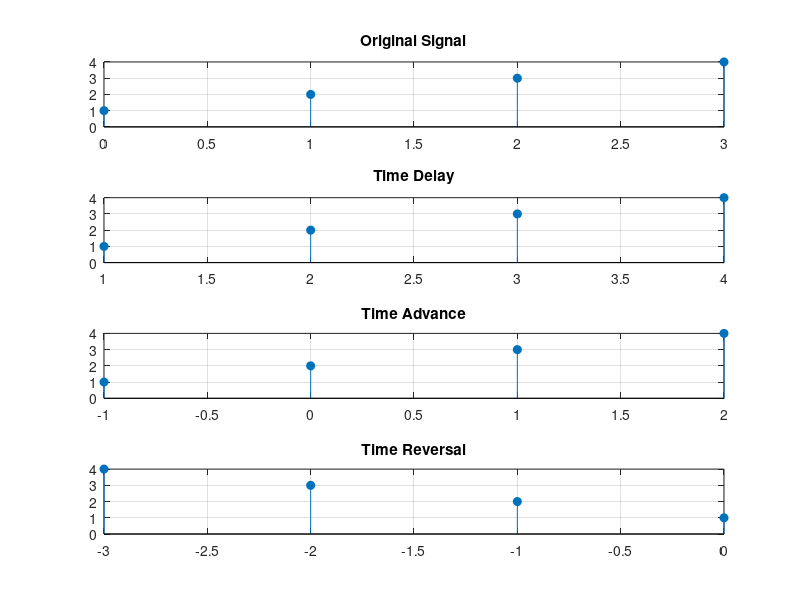

Write the MATLAB code that produced this figure.
%{
Problem 2: Signal Operations
Given x[n]={1,2,3,4}:
    •   Perform time shifting, scaling, and reversal
    •   Plot all results
    •   Verify mathematically.
%}

clc;
clear;
close all;

% Original signal
x = [1 2 3 4];
n = 0:3;

% Time delay
n_delay = n + 1;

% Time advance
n_advance = n - 1;

% Time reversal
x_rev = fliplr(x);
n_rev = -fliplr(n);

figure;

subplot(4,1,1)
stem(n, x, 'filled')
title('Original Signal')
grid on

subplot(4,1,2)
stem(n_delay, x, 'filled')
title('Time Delay')
grid on

subplot(4,1,3)
stem(n_advance, x, 'filled')
title('Time Advance')
grid on

subplot(4,1,4)
stem(n_rev, x_rev, 'filled')
title('Time Reversal')
grid on
